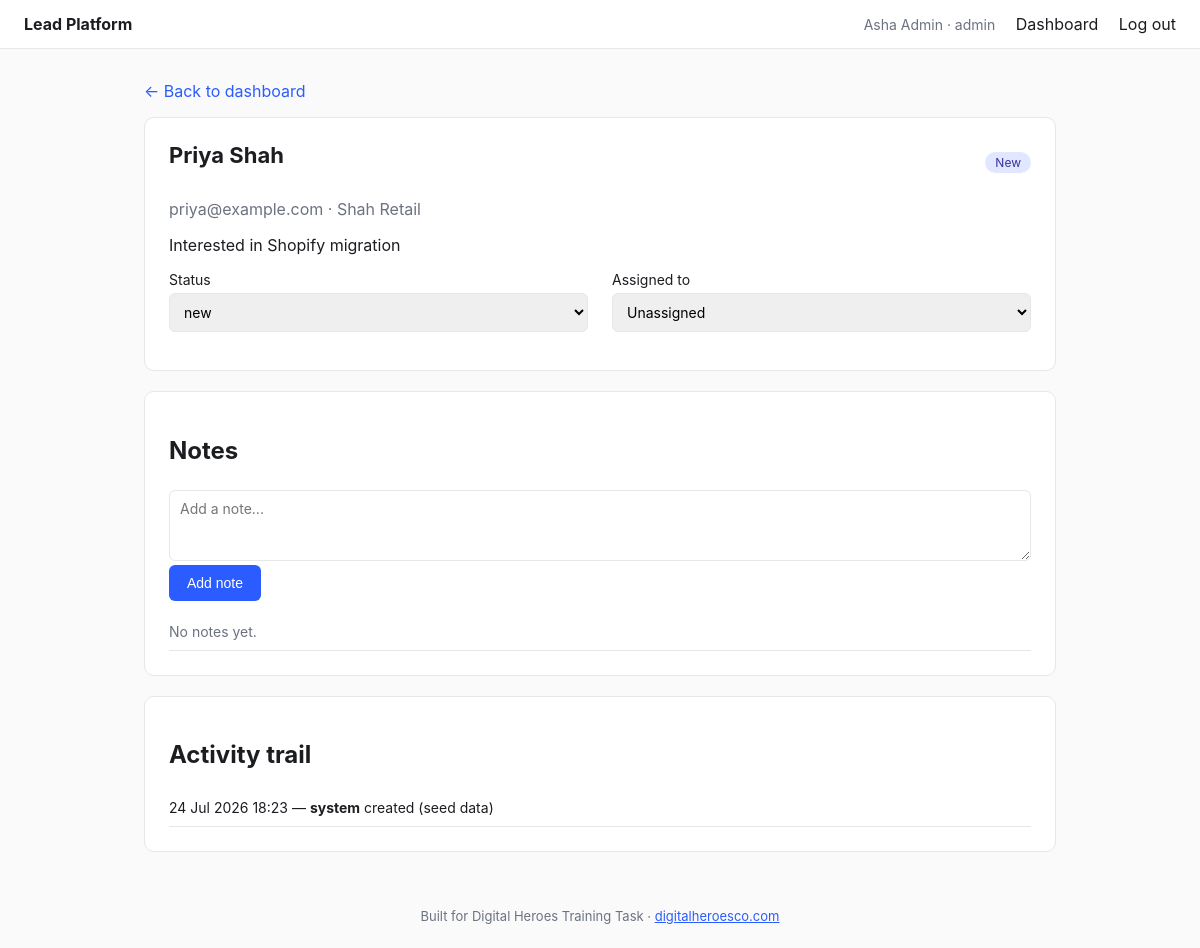
/leads/1 (signed in), run on the app's committed database.
### models.py (models this page shows, shortened)
class User(UserMixin, db.Model):
    __tablename__ = "users"
    id = db.Column(db.Integer, primary_key=True)
    name = db.Column(db.String(120), nullable=False)
    email = db.Column(db.String(120), unique=True, nullable=False)
    password_hash = db.Column(db.String(255), nullable=False)
    role = db.Column(db.String(20), nullable=False, default="member")
    created_at = db.Column(db.DateTime, default=datetime.utcnow)
    assigned_leads = db.relationship("Lead", backref="assignee", foreign_keys="Lead.assigned_to_id")
    @property
    def is_admin(self):
        return self.role == "admin"

class Lead(db.Model):
    __tablename__ = "leads"
    id = db.Column(db.Integer, primary_key=True)
    full_name = db.Column(db.String(120), nullable=False)
    email = db.Column(db.String(120), nullable=False)
    phone = db.Column(db.String(30))
    company = db.Column(db.String(120))
    message = db.Column(db.Text)
    source = db.Column(db.String(50), default="web_form")
    status = db.Column(db.String(20), nullable=False, default="new")
    assigned_to_id = db.Column(db.Integer, db.ForeignKey("users.id"), nullable=True)
    created_at = db.Column(db.DateTime, default=datetime.utcnow)
    updated_at = db.Column(db.DateTime, default=datetime.utcnow, onupdate=datetime.utcnow)
    notes = db.relationship("Note", backref="lead", cascade="all, delete-orphan", lazy="dynamic")
    activities = db.relationship("ActivityLog", backref="lead", cascade="all, delete-orphan", lazy="dynamic")

class ActivityLog(db.Model):
    __tablename__ = "activity_logs"
    id = db.Column(db.Integer, primary_key=True)
    lead_id = db.Column(db.Integer, db.ForeignKey("leads.id"), nullable=False)
    actor_id = db.Column(db.Integer, db.ForeignKey("users.id"), nullable=True)
    action = db.Column(db.String(50), nullable=False)  # e.g. "status_changed", "assigned", "note_added"
    detail = db.Column(db.String(255))
    created_at = db.Column(db.DateTime, default=datetime.utcnow)
    actor = db.relationship("User")

### app.py (the view)
@app.route("/leads/<int:lead_id>")
@login_required
def lead_detail(lead_id):
    lead = Lead.query.get_or_404(lead_id)
    if not can_view_lead(current_user, lead):
        return render_template("403.html"), 403
    members = User.query.filter_by(role="member").all() if current_user.is_admin else []
    notes = lead.notes.order_by(Note.created_at.desc()).all()
    activities = lead.activities.order_by(ActivityLog.created_at.desc()).all()
    return render_template(
        "lead_detail.html", lead=lead, members=members, statuses=LEAD_STATUSES,
        notes=notes, activities=activities,
    )

### app.py (called while the page is built)
@login_manager.user_loader
def load_user(user_id):
    return User.query.get(int(user_id))

def can_view_lead(user, lead):
    return user.is_admin or lead.assigned_to_id == user.id

### templates/lead_detail.html (shortened to what this page needs)
{% extends "base.html" %}
{% block content %}
<a href="{{ url_for('dashboard') }}" class="back-link">&larr; Back to dashboard</a>
<div class="card">
  <div class="row-between">
    <h1>{{ lead.full_name }}</h1>
    <span class="pill pill-{{ lead.status }}" id="status-pill">{{ lead.status }}</span>
  </div>
  <p class="muted">{{ lead.email }}{% if lead.phone %} · {{ lead.phone }}{% endif %}{% if lead.company %} · {{ lead.company }}{% endif %}</p>
  {% if lead.message %}<p>{{ lead.message }}</p>{% endif %}
  <div class="controls-row">
    <label>Status
      <select id="status-select">
        {% for s in statuses %}
        <option value="{{ s }}" {{ 'selected' if s == lead.status else '' }}>{{ s }}</option>
        {% endfor %}
      </select>
    </label>
    {% if current_user.is_admin %}
    <label>Assigned to
      <select id="assignee-select">
        <option value="">Unassigned</option>
      </select>
    </label>
    {% endif %}
  </div>
</div>
<div class="card">
  <h2>Notes</h2>
  <form id="note-form">
    <textarea id="note-body" rows="3" placeholder="Add a note..."></textarea>
    <button type="submit">Add note</button>
  </form>
  <ul id="notes-list" class="notes-list">
    {% for note in notes %}
    <li><strong>{{ note.author.name if note.author else 'Unknown' }}</strong> · {{ note.created_at.strftime('%d %b %Y %H:%M') }}<br>{{ note.body }}</li>
    {% else %}
    <li class="muted">No notes yet.</li>
    {% endfor %}
  </ul>
</div>
<div class="card">
  <h2>Activity trail</h2>
  <ul class="activity-list">
    {% for a in activities %}
    <li>{{ a.created_at.strftime('%d %b %Y %H:%M') }} — <strong>{{ a.actor.name if a.actor else 'system' }}</strong> {{ a.action }}{% if a.detail %} ({{ a.detail }}){% endif %}</li>
    {% else %}
    <li class="muted">No activity yet.</li>
    {% endfor %}
  </ul>
</div>
{% endblock %}

### templates/base.html (shortened to what this page needs)
<!doctype html>
<html lang="en">
<head>
  <link rel="stylesheet" href="{{ url_for('static', filename='css/style.css') }}">
</head>
<body>
  <header class="topbar">
    <a class="brand" href="{{ url_for('dashboard') if current_user.is_authenticated else url_for('capture_form') }}">Lead Platform</a>
    <nav>
      {% if current_user.is_authenticated %}
        <span class="who">{{ current_user.name }} · {{ current_user.role }}</span>
        <a href="{{ url_for('dashboard') }}">Dashboard</a>
        <a href="{{ url_for('logout') }}">Log out</a>
      {% else %}
        <a href="{{ url_for('login') }}">Log in</a>
      {% endif %}
    </nav>
  </header>
  <main class="container">
    {% block content %}{% endblock %}
  </main>
  <footer class="site-footer">
    Built for Digital Heroes Training Task · <a href="https://digitalheroesco.com" target="_blank" rel="noopener">digitalheroesco.com</a>
  </footer>
</body>
</html>

### static/css/style.css (style rules this page uses)
:root { --ink: #1c1d21; --muted: #6b7280; --line: #e5e7eb; --accent: #2b5cff; --bg: #fafafa; }
* { box-sizing: border-box; }
body { font-family: -apple-system, BlinkMacSystemFont, "Segoe UI", Roboto, sans-serif; margin: 0; color: var(--ink); background: var(--bg); }
.topbar { display: flex; justify-content: space-between; align-items: center; padding: 14px 24px; border-bottom: 1px solid var(--line); background: #fff; }
.brand { font-weight: 700; text-decoration: none; color: var(--ink); }
nav a { margin-left: 16px; color: var(--ink); text-decoration: none; }
.who { color: var(--muted); font-size: 14px; }
.container { max-width: 960px; margin: 32px auto; padding: 0 24px; }
.card { background: #fff; border: 1px solid var(--line); border-radius: 10px; padding: 24px; margin-bottom: 20px; }
h1 { margin-top: 0; font-size: 22px; }
.muted { color: var(--muted); }
label { display: block; margin-bottom: 14px; font-size: 14px; }
input, textarea, select { width: 100%; padding: 9px 10px; margin-top: 5px; border: 1px solid var(--line); border-radius: 6px; font-size: 14px; font-family: inherit; }
button { background: var(--accent); color: #fff; border: none; padding: 10px 18px; border-radius: 6px; font-size: 14px; cursor: pointer; }
.row-between { display: flex; justify-content: space-between; align-items: center; }
.pill { display: inline-block; padding: 3px 10px; border-radius: 999px; font-size: 12px; text-transform: capitalize; background: #eee; }
.pill-new { background: #e0e7ff; color: #3730a3; }
.controls-row { display: flex; gap: 24px; margin-top: 16px; }
.controls-row label { flex: 1; }
.back-link { display: inline-block; margin-bottom: 16px; color: var(--accent); text-decoration: none; }
.notes-list, .activity-list { list-style: none; padding: 0; margin: 12px 0 0; }
.notes-list li, .activity-list li { padding: 10px 0; border-bottom: 1px solid var(--line); font-size: 14px; }
.site-footer { text-align: center; color: var(--muted); font-size: 13px; padding: 24px; }
.site-footer a { color: var(--accent); }

### data on the page
User: name "Asha Admin", role "admin"
Lead: full_name "Priya Shah", status "New", email "priya@example.com", company "Shah Retail", message "Interested in Shopify migration"
ActivityLog: created_at "24 Jul 2026 18:23", actor "system", action "created", detail "seed data"

### other printed values
form field value "new"
